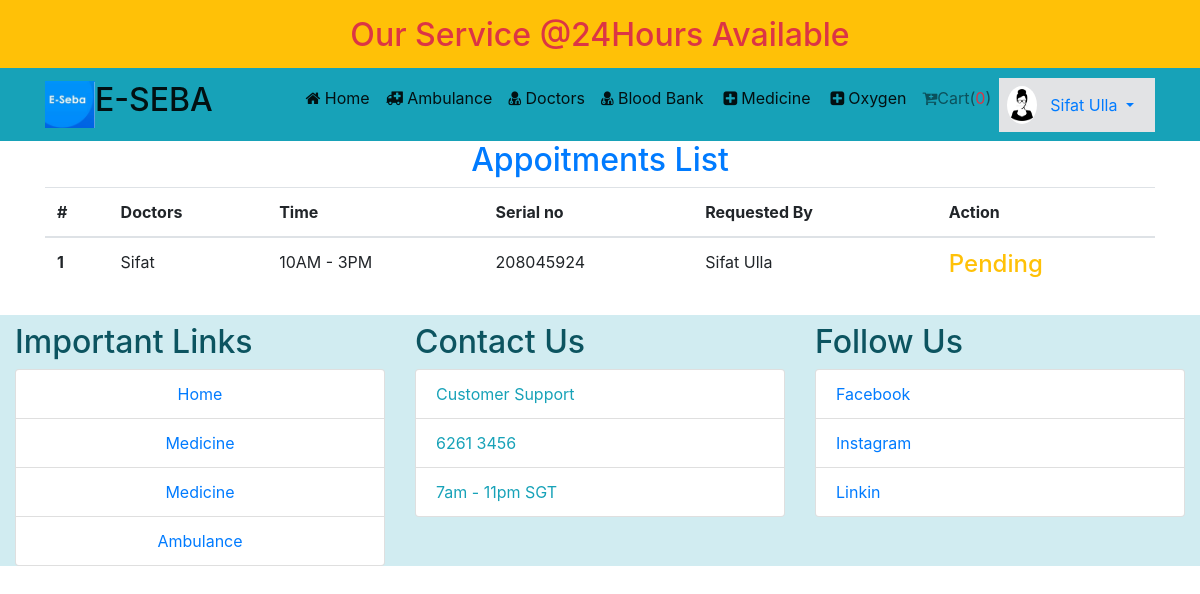
/appoitments.php (signed in), run on the app's committed database.
### tables this page shows
CREATE TABLE `doctors` (
  `doc_id` int(11) NOT NULL,
  `doc_name` varchar(200) NOT NULL,
  `dept_id` varchar(200) NOT NULL,
  `doc_image` varchar(200) NOT NULL,
  `time` varchar(200) NOT NULL,
  `doc_qualification` varchar(200) NOT NULL
);

CREATE TABLE `appoitment` (
  `app_id` int(11) NOT NULL,
  `doctor_id` int(11) NOT NULL,
  `cmr_id` int(11) NOT NULL,
  `serial_no` int(11) NOT NULL,
  `status` tinyint(4) NOT NULL DEFAULT 0
);

CREATE TABLE `customer` (
  `cus_id` int(11) NOT NULL,
  `f_name` varchar(100) NOT NULL,
  `l_name` varchar(100) NOT NULL,
  `avadar` varchar(100) NOT NULL,
  `email` varchar(100) NOT NULL,
  `username` varchar(100) NOT NULL,
  `gender` varchar(10) NOT NULL,
  `phone` varchar(100) NOT NULL,
  `password` varchar(255) NOT NULL
);

### classes/Doctors.php (called while the page is built, shortened)
<?php
 $filepath = realpath(dirname(__FILE__));
 include_once ($filepath.'/../lib/Database.php');
class Doctors
{
	private $db;
	function __construct(){
		$this->db = new Database();
	}
	public function doctorAppoitmentList(){
		$sql ="SELECT * FROM doctors JOIN appoitment ON appoitment.doctor_id = doctors.doc_id JOIN customer ON customer.cus_id = appoitment.cmr_id";
		$fetchAll = $this->db->select($sql);
		 return $fetchAll;
	}
}

### lib/Database.php (called while the page is built, shortened)
<?php
Class Database{
	public $host   = DB_HOST;
	public $user   = DB_USER;
	public $pass   = DB_PASS;
	public $dbname = DB_NAME;
	public $link;
	private function connectDB(){
	$this->link = new mysqli($this->host, $this->user, $this->pass, $this->dbname);
 }
	public function select($query){
		$result = $this->link->query($query) or die($this->link->error.__LINE__);
		if($result->num_rows > 0){
			return $result;
		} else {
			return false;
		}
	}
}

### appoitments.php (the view)
<?php include "layout/header.php";
 ?>
		<div class="container-fluid">
			<div class="container">
				<div class="row">
					<div class="col-md-12 mx-auto">
						<h2 class="text-center text-primary">Appoitments List</h2>
						<table class="table table-hover">
						  <thead>
						    <tr>
						      <th scope="col">#</th>
						      <th scope="col">Doctors</th>
						      <th scope="col">Time</th>
						      <th scope="col">Serial no</th>
						      <th scope="col">Requested By</th>
						      <th scope="col">Action</th>
						    </tr>
						  </thead>
						  <tbody>
						  	<?php
						  		$rst = $Doctors->doctorAppoitmentList();
						  		if ($rst) {
						  			while($value = $rst->fetch_assoc()){
						  		?>
						    <tr>
						      <th scope="row">1</th>
						      <td><?php echo $value['doc_name']; ?></td>
						      <td><?php echo $value['time']; ?></td>
						      <td><?php echo $value['serial_no']; ?></td>
						      <td><?php echo $value['f_name']. " " . $value['l_name']; ?></td>
						      <td id="rep_<?php echo $value['app_id']; ?>"><?php
						      		if ($value['status'] == 0) {
						      			echo '<h4 class="text-warning">Pending</h2>' ;
						      		} elseif($value['status'] == 1) {
						      			echo "<h4 class='text-success'>Approved</h2>";
						      		}else{
						      			echo "<h4 class='text-danger'>Declined</h2>";
						      		}
						       ?></td>
						    </tr>
						    <?php 	}
						  		}
						  	 ?>
						  </tbody>
						</table>
					</div>
				</div>
			</div>
		</div>
<?php include "layout/footer.php";
 ?>

### data on the page
doctors: doc_name "Sifat", time "10AM - 3PM", appoitment.serial_no "208045924", customer.f_name "Sifat", customer.l_name "Ulla"

### other printed values
Session::get('cmrname') "Sifat Ulla"
